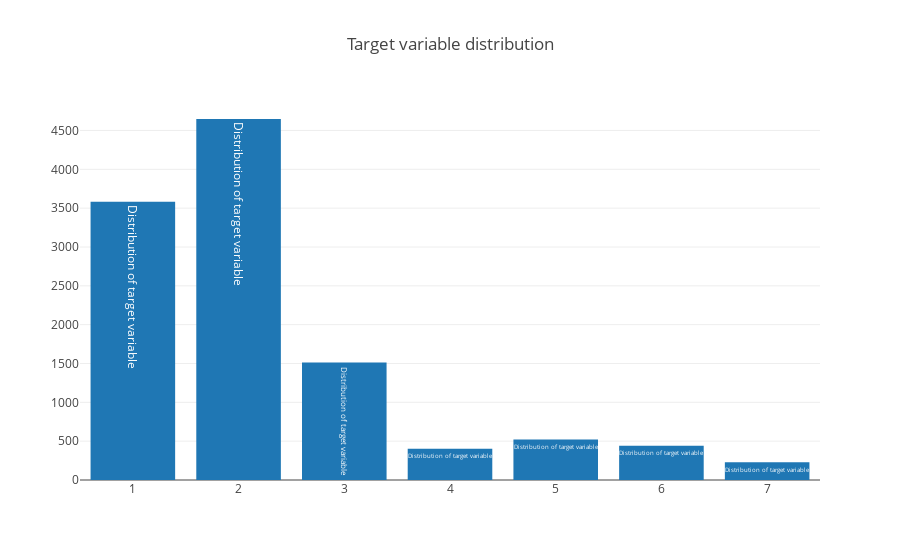

Here is the notebook cell this chart was saved with:
### Markdown cell above
**TARGET VARIABLE**

### Code cell
#using plotly
data = [go.Bar(
            x = survey["target"].value_counts().index.values,
            y = survey["target"].value_counts().values,
            text='Distribution of target variable'
    )]

layout = go.Layout(
    title='Target variable distribution'
)

fig = go.Figure(data=data, layout=layout)

py.iplot(fig, filename='basic-bar')
plt.show()

### Figure 1 — Plotly figure (JSON) as saved in the notebook; plotly's stock layout.template omitted (floating-point values rounded to 4 significant figures)
{"data": [{"text": "Distribution of target variable", "type": "bar", "uid": "48c9c8da-d05d-11e8-9b6c-7831c1d00308", "x": [2, 1, 3, 5, 6, 4, 7], "y": [4648, 3584, 1513, 520, 442, 401, 227]}], "layout": {"title": "Target variable distribution"}}
